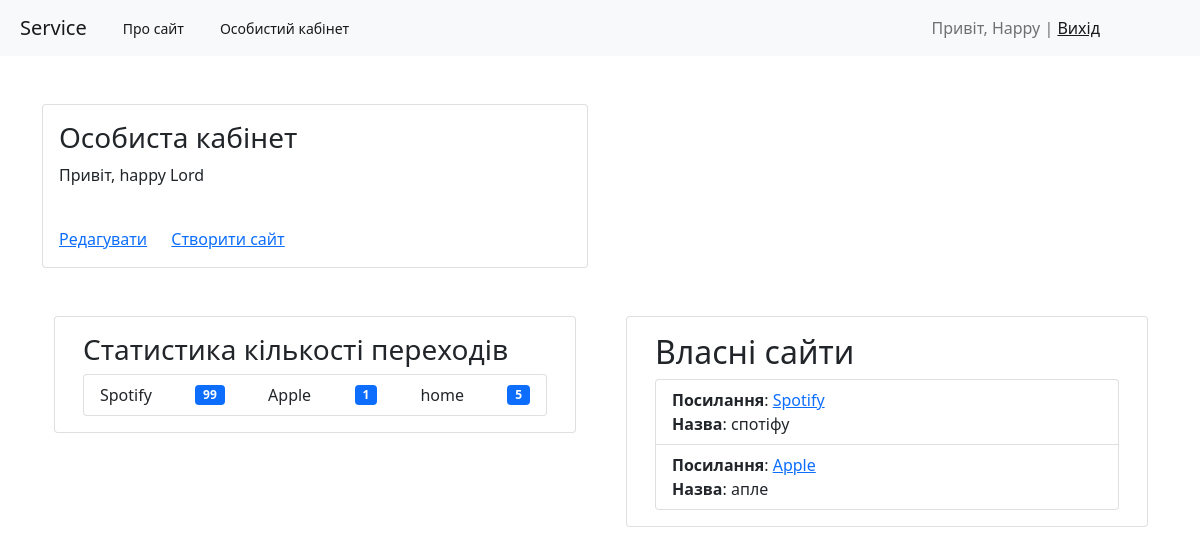
Page /profile (signed in) on the earlier database version.
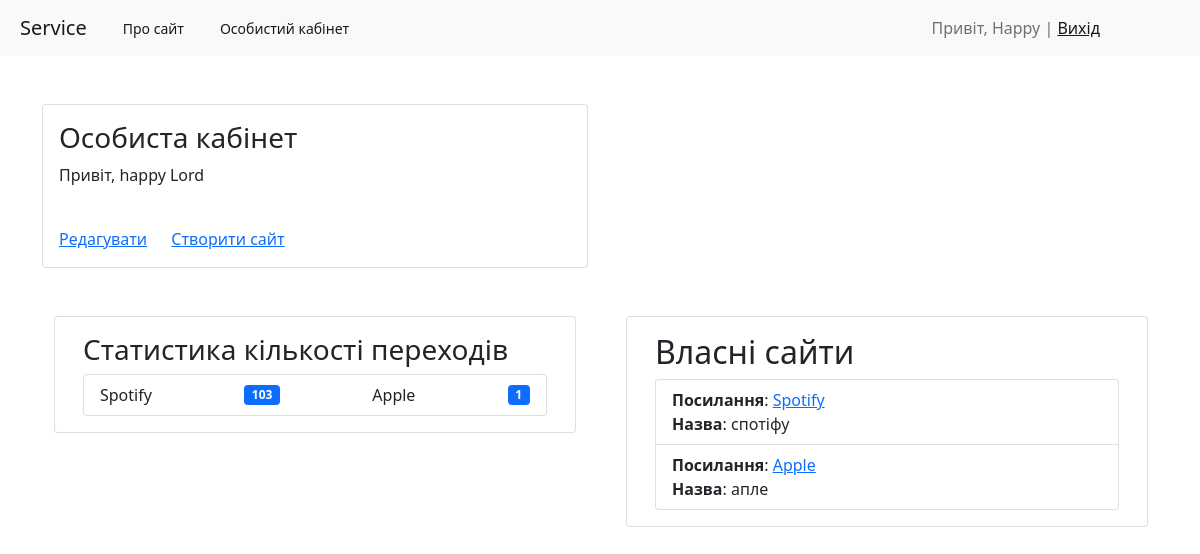
Same page on the later database version.
### service/models.py (models this page shows, shortened)
class Click(models.Model):
    user = models.ForeignKey(User, on_delete=models.CASCADE, default=1, verbose_name='Користувач')
    url = models.URLField(_("Посилання"), unique=True)
    click_count = models.PositiveIntegerField(_("Кількість кліків"), default=0)
    class Meta:
        verbose_name = _("URL click")
        verbose_name_plural = _("URL clicks")

class UserURL(models.Model):
    user = models.ForeignKey(User, on_delete=models.CASCADE, verbose_name='Користувач')
    site_url = models.CharField(max_length=150, verbose_name='Посилання')
    site_name = models.CharField(max_length=150, verbose_name='Назва сайту')

### service/views.py (the view)
# urls.py: path('profile', UserProfileView.as_view(), name='profile'),
@method_decorator(login_required, name='dispatch')
class UserProfileView(DetailView):
    model = User
    template_name = 'service/profile.html'
    context_object_name = 'user'
    def get_object(self, queryset=None):
        return self.request.user
    def get_context_data(self, **kwargs):
        context = super().get_context_data(**kwargs)
        context['sites'] = UserURL.objects.filter(user=self.request.user)
        context['clicks'] = Click.objects.filter(user=self.request.user)
        return context

### service/templates/service/profile.html (shortened to what this page needs)
{% extends 'base.html' %}
{% block content %}
<div class="container mt-5">
    <div class="row">
        <div class="col-md-6">
            <div class="card">
                <div class="card-body">
                    <h3 class="card-title">Особиста кабінет</h3>
                    <p class="card-text">Привіт, {{ user }} {{ user.last_name }}</p>
                    <br>
                    <div class="card-content">
                        <a href="{% url 'update' user.pk %}">Редагувати</a>
                        <a href="{% url 'create' %}" style="margin-left: 20px">Створити сайт</a>
                    </div>
                </div>
            </div>
            <div class="container mt-5">
                <div class="row" style="flex-direction: row; align-items: flex-start; flex-wrap: nowrap">
                    <div class="card">
                        <div class="card-body">
                            <h3 class="card-title">Статистика кількості переходів</h3>
                            <ul class="list-group">
                                <li class="list-group-item d-flex justify-content-between align-items-center">
                                    {% if clicks %}
                                        {% for click in clicks %}
                                            {{ click.url }}
                                            <span class="badge bg-primary">{{ click.click_count }}</span>
                                        {% endfor %}
                                    {% else %}
                                        Немає
                                    {% endif %}
                                </li>
                            </ul>
                        </div>
                    </div>
                    <div class="card" style="margin-left: 50px">
                        <div class="card-body">
                            <h2>Власні сайти</h2>
                            <ul class="list-group">
                                {% if sites %}
                                {% for item in sites %}
                                <li class="list-group-item"><b>Посилання</b>: <a
                                        href="{% url 'proxy_detail_view' site_url=item.site_url path='home' %}">
                                    {{ item.site_url }}</a><br><b>Назва</b>:
                                    {{ item.site_name }}
                                </li>
                                {% endfor %}
                                {% else %}
                                <p class="card-text">Не створено</p>
                                {% endif %}
                            </ul>
                        </div>
                    </div>
                </div>
            </div>
        </div>
    </div>
    {% endblock %}

### templates/base.html (shortened to what this page needs)
<!DOCTYPE html>
<html lang="en">
<head>
    <link href="https://cdn.jsdelivr.net/npm/bootstrap@5.0.2/dist/css/bootstrap.min.css" rel="stylesheet"
>
</head>
<body>
<nav class="navbar navbar-expand-lg navbar-light bg-light" style="justify-content:space-between">
    <div class="navbar-title">
        <span class="navbar-text">
            <a class="navbar-brand" href="{% url 'home' %}" style="padding-left:20px">Service</a>
        </span>
    </div>
    <div>
        <span class="collapse navbar-collapse">
            <a class="navbar-brand" href="{% url 'about' %}" style="padding-left:20px; font-size:14px">Про сайт</a>
            {% if request.user.is_authenticated %}
                <a class="navbar-brand" href="{% url 'profile' %}" style="padding-left:20px; font-size:14px">Особистий кабінет</a>
            {% else %}
                <a class="navbar-brand" href="{% url 'login' %}" style="padding-left:20px; font-size:14px">Особистий кабінет</a>
            {% endif %}
        </span>
    </div>
    <div class="collapse navbar-collapse" id="navbarSupportedContent"
         style="justify-content: flex-end; padding-right:100px">
        <span class="navbar-text">
            {% if request.user.is_authenticated %}
                Привіт, {{ user.username.title }} | <a href="{% url 'logout' %}">Вихід</a>
            {% else %}
                <a href="{% url 'register' %}">Зареєструватись</a> | <a href="{% url 'login' %}">Увійти</a>
            {% endif %}
        </span>
    </div>
</nav>
{% block content %} {% endblock %}
</body>
</html>

Differences in the rows shown:
removed Click: url "home", click_count "5"
changed Click "Spotify": click_count "99" → "103"
